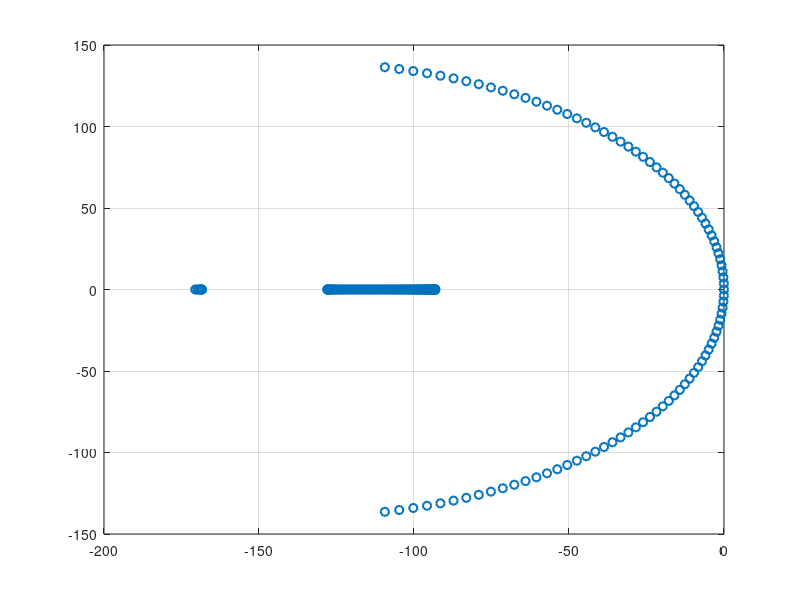

This chart was generated by the following MATLAB code:
tic
load linear.mat;

sym = 'o';

n = 200;       % no of eigenvalues to compute
opts.p = 4*n; % size of krylov space
sigma = 20.0;

[V,D,flag] = eigs(A,M,n,sigma,opts);
assert(flag==0)
D = diag(D);
plot(real(D),imag(D),sym,'LineWidth',1.5)
grid on
D(1:10)
toc
